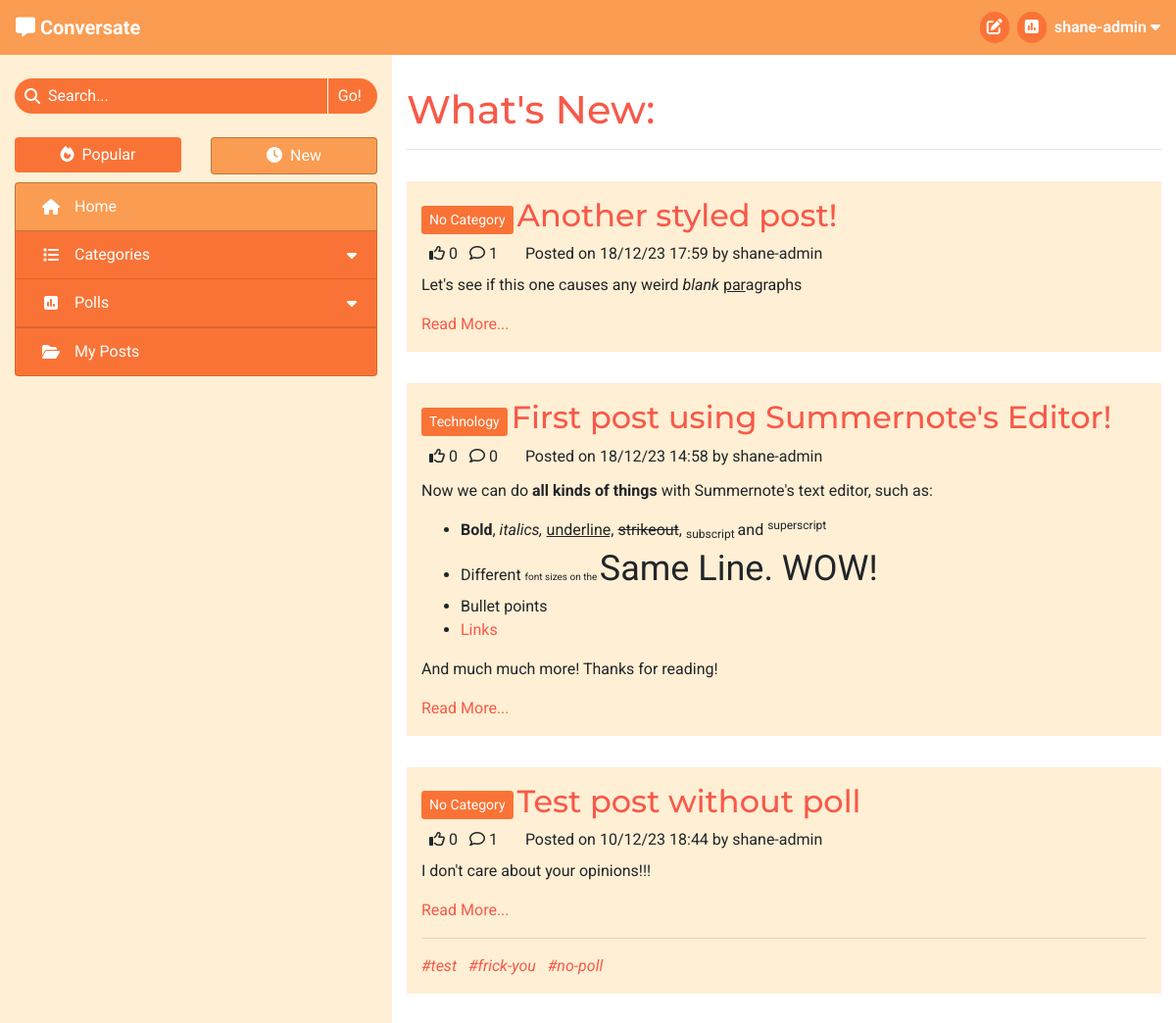
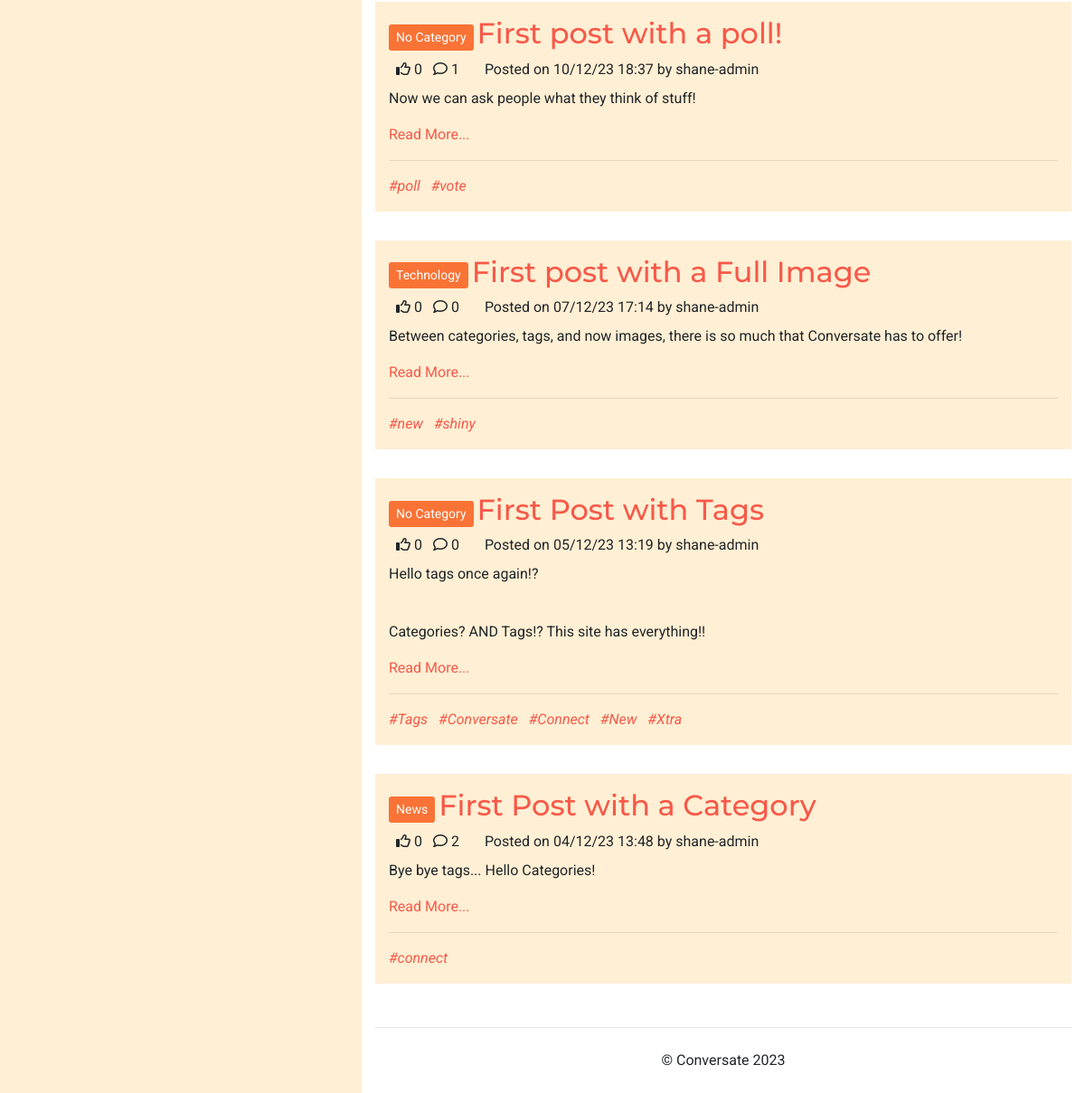
The app's page / (signed in) with its own data (2 pictures, top to bottom).
### forum/models.py (models this page shows, shortened)
class Post(models.Model):
    title = models.CharField(max_length=100)
    slug = models.SlugField(max_length=100, unique=True)
    category = models.ForeignKey(Category, on_delete=models.CASCADE,
                                 related_name='tagged_posts')
    image = CloudinaryField('image', blank=True)
    image_position = models.IntegerField(blank=True, null=True)
    posted_by = models.ForeignKey(User, on_delete=models.CASCADE,
                                  related_name='added_posts')
    posted_on = models.DateTimeField(auto_now_add=True)
    content = models.TextField()
    tags = models.CharField(max_length=200, blank=True)
    edited = models.BooleanField(default=False)
    likes = models.ManyToManyField(User, related_name='post_likes', blank=True)
    approved = models.BooleanField(default=False)
    class Meta:
        ordering = ['-posted_on']
    def number_of_likes(self):
        return self.likes.count()
    def number_of_comments(self):
        return self.comments.count()
    def tag_list(self):
        tags_separate = self.tags.split('#')
        tags_separate.pop(0)
        return tags_separate

class Category(models.Model):
    name = models.CharField(max_length=30, unique=True)
    slug = models.SlugField(max_length=30, unique=True)
    icon = models.CharField(max_length=30, default="fa-tag")
    def __str__(self):
        return self.name
    def number_of_posts(self):
        return self.tagged_posts.count()

### forum/views.py (the view)
# urls.py: path('', views.ListPosts.as_view(), name='home'),
class ListPosts(View):
    def get(self, request):
        if not request.user.is_authenticated:
            return redirect('/accounts/login')
        posts = Post.objects.all()
        context = get_post_list_context(request, posts)
        user_profile = get_profile(request.user)
        if user_profile.sort_by_new:
            context['heading'] = "What's New"
        else:
            context['heading'] = "What's Trending"
        context['selected_tab'] = 'Home'
        return render(
            request,
            'post_list.html',
            context,
        )

### forum/core/categories.py (called while the page is built)
def get_top_categories(limit=CATEGORY_COLLAPSIBLE_LIMIT):
    categories = list(Category.objects
                      .annotate(num_posts=Count('tagged_posts'))
                      .filter(num_posts__gt=0)
                      .order_by('-num_posts'))
    num_categories = len(categories)
    category_none = Category.objects.get(slug='none')
    if category_none in categories:
        categories.remove(category_none)
    return {
        'num_categories': num_categories,
        'top_categories': categories[:limit],
        'has_more_categories': (len(categories) > limit)
    }

### forum/core/content.py (called while the page is built)
def get_base_context(request):
    context = get_top_categories()
    context['disable_sort'] = True
    return context

def get_post_list_context(request, post_list):
    context = get_base_context(request)
    user_profile = get_profile(request.user)
    sort_by_new = user_profile.sort_by_new
    posts_sorted = sort_posts(post_list, sort_by_new)
    context.update(get_paginated_items(request, posts_sorted, POSTS_PER_PAGE))
    context['disable_sort'] = False
    return context

def get_profile(user_object):
    profile = list(Profile.objects.filter(user=user_object))
    if len(profile) > 0:
        return profile[0]
    else:
        new_profile = Profile.objects.create(
            user=user_object,
            sort_by_new=False
        )
        return new_profile

def sort_posts(post_list, by_new):
    if by_new:
        return post_list.order_by('-posted_on')
    else:
        return post_list.annotate(num_likes=Count('likes')) \
                        .order_by('-num_likes')

### forum/core/pagination.py (called while the page is built)
def get_paginated_items(request, object_list, items_per_page):
    p = Paginator(object_list, items_per_page)
    page = request.GET.get('page')
    current_items = p.get_page(page)
    pagination_context = {
        'item_list': current_items,
        'page': page
    }
    if page is None:
        page = 1
    if p.num_pages > NUM_PAGES:
        pagination_context.update(get_page_range(
            int(page),
            p.num_pages
        ))
    else:
        pagination_context['page_range'] = p.page_range
    return pagination_context

### templates/post_list.html (shortened to what this page needs)
{% extends "base.html" %}
{% block content %}
<h1>{{ heading }}:</h1>
<hr>
{% for post in item_list %}
    <div class="row post">
        <div class="post-title col-12">
            <a href="{% url 'categories' post.category.slug %}" class="btn btn-sm category align-middle">{{ post.category }}</a>
            <a href="{% url 'view_post' post.slug %}" class="anchor-no-style">
                <h2 class="d-inline-block align-middle">{{ post.title }}</h2>
            </a>
        </div>
        <div class="col-12">
            {% if user in post.likes.all %}
                <i class="fa-solid fa-thumbs-up ml-2"></i>
            {% else %}
                <i class="fa-regular fa-thumbs-up ml-2"></i>
            {% endif %}
            {{ post.number_of_likes }}
            <i class="fa-regular fa-comment ml-2"></i>
            {{ post.number_of_comments }}
            <p class="d-inline ml-4">Posted on {{ post.posted_on|date:"d/m/y G:i" }} by {{ post.posted_by }}</p>
        </div>
        <div class="col-12">
            <div class="mt-2">{{ post.content|safe }}</div>
            <a href="{% url 'view_post' post.slug %}">Read More...</a>
        </div>
        {% if post.tags %}
            <div class="col-12">
                <hr>
                {% for tag in post.tag_list %}
                    <a class="tag-list-item mr-2 anchor-no-style" href="{% url 'search_tag' tag %}">
                        <em>#{{ tag }}</em>
                    </a>
                {% endfor %}
            </div>
        {% endif %}
    </div>
{% endfor %}
{% endblock content %}

### templates/base.html (shortened to what this page needs)
{% load static %}
<!DOCTYPE html>
<html lang="en">
<head>
    <link rel="stylesheet" href="https://cdn.jsdelivr.net/npm/bootstrap@4.6.2/dist/css/bootstrap.min.css"
>
    <link rel="stylesheet" href="{% static 'css/style.css' %}" type="text/css">
</head>
<body id="main-page">
    <header class="navbar navbar-expand-sm navbar-dark">
        <div>
            <a class="navbar-brand" href="{% url 'home' %}" aria-label="Go to the home page">
                <i class="fa-solid fa-message"></i>
                <strong>Conversate</strong>
            </a>
        </div>
            <ul class="nav justify-content-end">
                {% if user.is_authenticated %}
                    <li class="nav mr-3 mr-md-2">
                        <a class="nav-icon" href="{% url 'new_post' %}">
                            <i class="fa-solid fa-pen-to-square"></i>
                        </a>
                    </li>
                    <li class="nav mr-3 mr-md-2">
                        <a class="nav-icon" href="{% url 'new_poll' %}">
                            <i class="fa-solid fa-square-poll-vertical"></i>
                        </a>
                    </li>
                    <li class="nav dropdown center-to-container">
                        <span class="text-light d-none d-md-inline" data-toggle="dropdown" role="button"
                            aria-expanded="false" aria-label="User Information">
                            <strong>{{ user.username }}
                                <i class="fa-solid fa-caret-down"></i>
                            </strong>
                        </span>
                    </li>
                {% else %}
                    <li class="nav">
                        <a href="{% url 'account_login' %}" class="btn">Log In</a>
                    </li>
                {% endif %}
            </ul>
        </header>
    <div>
        <div class="container-fluid">
            <div class="row">
                <nav class="d-none d-md-block col-4" >
                    <form action="{% url 'search_post' %}" method="GET" autocomplete="off">
                        <div class="search-bar mt-4" role="button" data-toggle="popover"
                            data-placement="bottom">
                            <div class="center-to-container">
                                <i class="fa-solid fa-magnifying-glass"></i>
                            </div>
                            <input type="text" id="search-input" name="search_query"
                                {% if search_result %} value="{{ search_result }}"{% endif %} placeholder="Search..." required>
                            <input type="submit" class="side-nav-btn" value="Go!">
                        </div>
                    </form>
                    <div class="container-fluid px-0 mt-4 mb-2">
                        <div class="row">
                            {% with request.path|add:"?"|add:request.GET.urlencode as current_path %}
                            <div class="col-6">
                                {% if disable_sort %}
                                    <div>
                                {% elif request.GET.urlencode %}
                                    <a href="{% url 'sort_posts' 0 current_path %}" class="anchor-no-style">
                                {% else %}
                                    <a href="{% url 'sort_posts' 0 request.path %}" class="anchor-no-style">
                                {% endif %}
                                    <div class="btn btn-block side-nav-btn
                                        {% if disable_sort %} disabled{% elif not user.profile.sort_by_new %} active{% endif %}">
                                        <i class="fa-solid fa-fire mr-lg-1"></i>
                                        Popular
                                    </div>
                                {% if disable_sort %}
                                    </div>
                                {% else %}
                                    </a>
                                {% endif %}
                            </div>
                            <div class="col-6">
                                {% if disable_sort %}
                                    <div>
                                {% elif request.GET.urlencode %}
                                    <a href="{% url 'sort_posts' 1 current_path %}" class="anchor-no-style">
                                {% else %}
                                    <a href="{% url 'sort_posts' 1 request.path %}" class="anchor-no-style">
                                {% endif %}
                                    <div class="btn btn-block side-nav-btn
                                        {% if disable_sort %} disabled{% elif user.profile.sort_by_new %} active{% endif %}">
                                        <i class="fa-solid fa-clock mr-lg-1"></i>
                                        New
                                    </div>
                                {% if disable_sort %}
                                    </div>
                                {% else %}
                                    </a>
                                {% endif %}
                            </div>
                            {% endwith %}
                        </div>
                    </div>
                    <div class="list-group side-nav accordion" id="side-nav-list">
                        <a class="list-group-item list-group-item-action side-nav-btn
                            {% if selected_tab == 'Home' %} active{% endif %}" href="{% url 'home' %}">
                            <i class="fa-solid fa-house center-to-container"></i>
                            <span class="d-inline-block ml-lg-2">Home</span>
                        </a>
                        <a id="category-collapse" class="list-group-item list-group-item-action side-nav-btn clickable
                            {% if 'Categories' in selected_tab %} active{% endif %}" data-toggle="collapse"
                            href="#side-nav-categories" role="button" aria-expanded="false" aria-controls="side-nav-categories">
                            <i class="fa-solid fa-list center-to-container"></i>
                            <div class="ml-lg-2">Categories</div>
                            <i class="fa-solid fa-caret-down center-to-container"></i>
                        </a>
                        <a id="poll-list-collapse" class="list-group-item list-group-item-action side-nav-btn clickable
                            {% if 'Polls' in selected_tab %} active{% endif %}" data-toggle="collapse"
                            href="#side-nav-polls" role="button" aria-expanded="false" aria-controls="side-nav-polls">
                            <i class="fa-solid fa-square-poll-vertical center-to-container"></i>
                            <div class="ml-lg-2">Polls</div>
                            <i class="fa-solid fa-caret-down center-to-container"></i>
                        </a>
                        <a class="list-group-item list-group-item-action side-nav-btn clickable"
                            href="{% url 'my_posts' %}">
                            <i class="fa-solid fa-folder-open center-to-container"></i>
                            <span class="d-inline-block ml-lg-2">My Posts</span>
                        </a>
                    </div>
                </nav>
                <div id="main-content" class="col col-md-8">
                    <section>
                        {% block content %}
                        {% endblock content %}
                    </section>
                    <footer>
                        <hr>
                        <p class="text-center my-4">&copy; Conversate 2023</p>
                    </footer>
                </div>
            </div>
        </div>
    </div>
</body>
</html>

### static/css/style.css (style rules this page uses)
* { font-family: 'Roboto', sans-serif; }
h1, h2, h3 { font-family: 'Montserrat', sans-serif; }
.clickable { cursor: pointer; }
.anchor-no-style, .anchor-no-style:hover { text-decoration: none; }
a, h1, h2, h3 { color: #f75949; }
.btn { background-color: #f75949; border: none; color: white; }
.center-to-container { display: flex; align-items: center; justify-content: center; }
.navbar { background-color: #FA9C52; display: grid; grid-template-columns: 1fr 1fr; grid-template-rows: 1fr; }
.nav-icon { color: white; background-color: #FA7336; border: none; border-radius: 32px; width: 30px; padding: 4px; text-align: center; }
.side-nav-btn, .side-nav-btn:focus { color: white; background-color: #FA7336; transition: color .15s ease-in-out, background-color .15s ease-in-out, border-color .15s ease-in-out, box-shadow .15s ease-in-out; }
.list-group-item-action { display: grid; grid-template-columns: 32px 1fr auto; grid-template-rows: 1fr; }
.side-nav-btn.active { background-color: #FA9C52; border: 1px solid rgba(0, 0, 0, 0.25); }
#category-collapse, #poll-collapse { border-bottom: none; }
.search-bar { border-radius: 32px; width: 100%; background-color: #FA7336; color: white; display: grid; grid-template-columns: auto 1fr auto; grid-template-rows: 1fr; overflow: hidden; }
.search-bar i { padding-left: 10px; }
#search-input, #search-input::placeholder { margin-left: 8px; padding: 6px 0; border: none; outline: none; display: inline-block; min-width: 0; background-color: #FA7336; color: white; }
.search-bar input[type=submit] { background: none; border: none; border-left: 1px solid white; padding: 4px 16px 4px 10px; color: white; }
#main-page { background-color: #FFEFD4; }
#main-content { background-color: white; padding-top: 32px; height: calc(100vh - 56px); overflow-y: auto; display: grid; grid-template-columns: 1fr; grid-template-rows: 1fr auto; position: relative; }
.post { margin: 32px 0; padding: 16px 0; background-color: #FFEFD4; }
.category { background-color: #FA7336; color: white; }
.tag-list-item { display: inline-block; background-color: #FFEFD4; }

### records on screen
Post: category "No Category", title "Another styled post!", number_of_likes "0", number_of_comments "1", posted_on "18/12/23 17:59", posted_by "shane-admin", content "Let's see if this one causes any weird blank par agraphs"
Post: category "Technology", title "First post using Summernote's Editor!", number_of_likes "0", number_of_comments "0", posted_on "18/12/23 14:58", posted_by "shane-admin", content "Now we can do all kinds of things with Summernote's text editor, such as: Bold , italics, underline, strikeout , subscript and superscript Different font sizes on the Same Line. WOW! Bullet points Links And much much more! Thanks for reading!"
Post: category "No Category", title "Test post without poll", number_of_likes "0", number_of_comments "1", posted_on "10/12/23 18:44", posted_by "shane-admin", content "I don't care about your opinions!!!", tag_list "test" "frick-you" "no-poll"
Post: category "No Category", title "First post with a poll!", number_of_likes "0", number_of_comments "1", posted_on "10/12/23 18:37", posted_by "shane-admin", content "Now we can ask people what they think of stuff!", tag_list "poll" "vote"
Post: category "Technology", title "First post with a Full Image", number_of_likes "0", number_of_comments "0", posted_on "07/12/23 17:14", posted_by "shane-admin", content "Between categories, tags, and now images, there is so much that Conversate has to offer!", tag_list "new" "shiny"
Post: category "No Category", title "First Post with Tags", number_of_likes "0", number_of_comments "0", posted_on "05/12/23 13:19", posted_by "shane-admin", content "Hello tags once again!? Categories? AND Tags!? This site has everything!!", tag_list "Tags" "Conversate" "Connect" "New" "Xtra"
Post: category "News", title "First Post with a Category", number_of_likes "0", number_of_comments "2", posted_on "04/12/23 13:48", posted_by "shane-admin", content "Bye bye tags... Hello Categories!", tag_list "connect"

### other values on screen
{{ user.username }} "shane-admin"
{{ heading }} "What's New"
